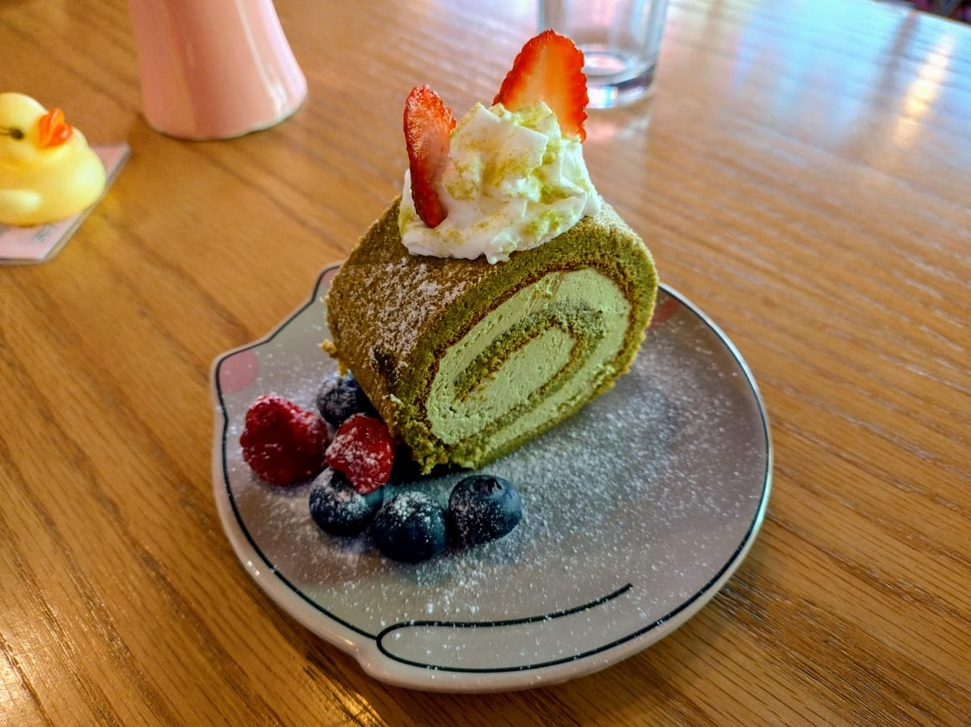
#> input picture img/image_clear.jpeg, 971 x 727 px, shrunk from 1160 x 868 before the run
$ python main.py
#> lines starting #> are read from the running program, lines starting #| are printed output that depends on the picture
import matplotlib.pyplot as plt
import numpy as np
from PIL import Image


def create_arrays(original_array):
    picture_array_red = original_array[:, :, 0]
    picture_array_green = original_array[:, :, 1]
    picture_array_blue = original_array[:, :, 2]
    return picture_array_red, picture_array_green, picture_array_blue


def calculate_frequencies(arrays):
    frequencies = [{str(i): 0 for i in range(256)} for _ in range(3)]
    for array, frequency in zip(arrays, frequencies):
        for value in array.flatten():
            frequency[str(value)] += 1
    return frequencies


def plot_color_distributions(frequencies):
    colors = ["red", "green", "blue"]
    fig, axs = plt.subplots(1, 3, figsize=(15, 5), sharey=True)
    for i, color in enumerate(colors):
        data = list(frequencies[i].keys())
        bars = list(frequencies[i].values())
        axs[i].bar(data, bars, color=color)
    plt.show()


def make_equalization(image_array):
    output_image = np.zeros_like(image_array)
    for channel in range(3):
        channel_data = image_array[:, :, channel]
        histogram = np.zeros(256, dtype=int)
        for i in range(256):
            histogram[i] = np.sum(channel_data == i)
        cdf = histogram.cumsum()
        cdf_normalized = cdf * 255 / cdf[-1]
        equalized_data = cdf_normalized[channel_data.flatten()].astype(np.uint8)
        output_image[:, :, channel] = equalized_data.reshape(channel_data.shape)
    return output_image


def apply_operation(image_array, operation, value=1.0):
    if operation == "sumar":
        modified_array = np.clip(image_array + value, 0, 255)
    elif operation == "restar":
        modified_array = np.clip(image_array - value, 0, 255)
    elif operation == "multiplicar":
        modified_array = np.clip(image_array * value, 0, 255)
    elif operation == "dividir":
        modified_array = np.clip(image_array / value, 0, 255)
    elif operation == "gamma":
        gamma_corrected = np.array(255 * (image_array / 255) ** value, dtype="uint8")
        modified_array = gamma_corrected
    elif operation == "inversa":
        modified_array = 255 - image_array
    elif operation == "ecualizacion":
        modified_array = make_equalization(image_array)
    else:
        return image_array
    return modified_array.astype(np.uint8)


def main():
    picture = Image.open("img/image_clear.jpeg")
#> picture is the input picture: PIL image 971x727 RGB; mean R, G, B 153, 119.7, 81.3
    picture_array = np.array(picture.convert("RGB"))

    print("Histograma e imagen original")
    original_arrays = create_arrays(picture_array)
#> in create_arrays, `picture_array_red = original_array[:, :, 0]`:
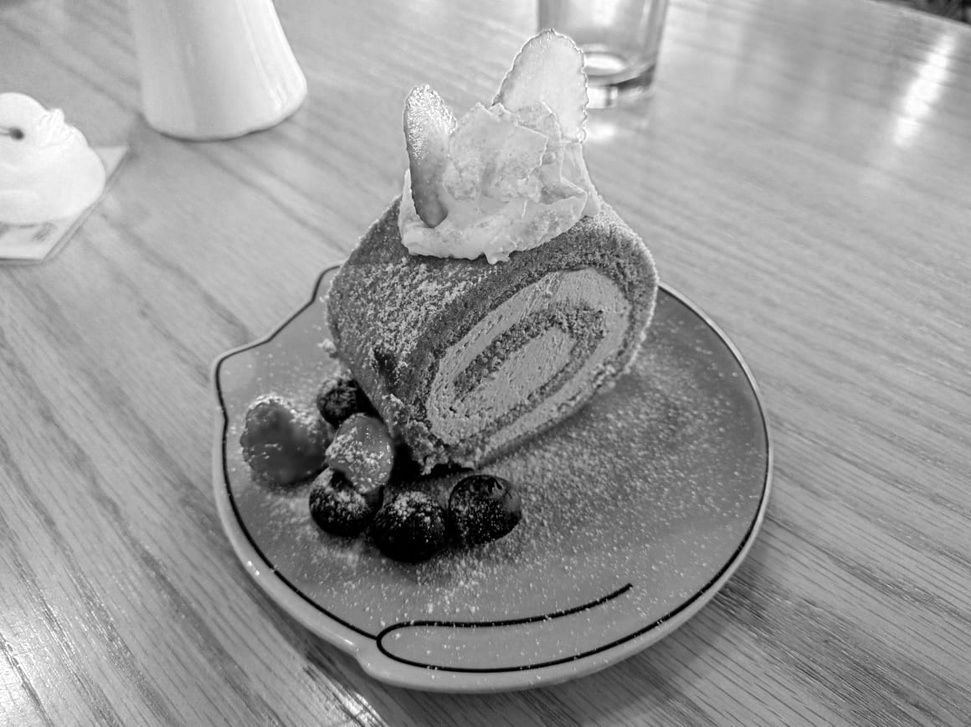
#> picture_array_red: shape (727, 971); min 0, max 255, mean 153
#> in create_arrays, `picture_array_green = original_array[:, :, 1]`:
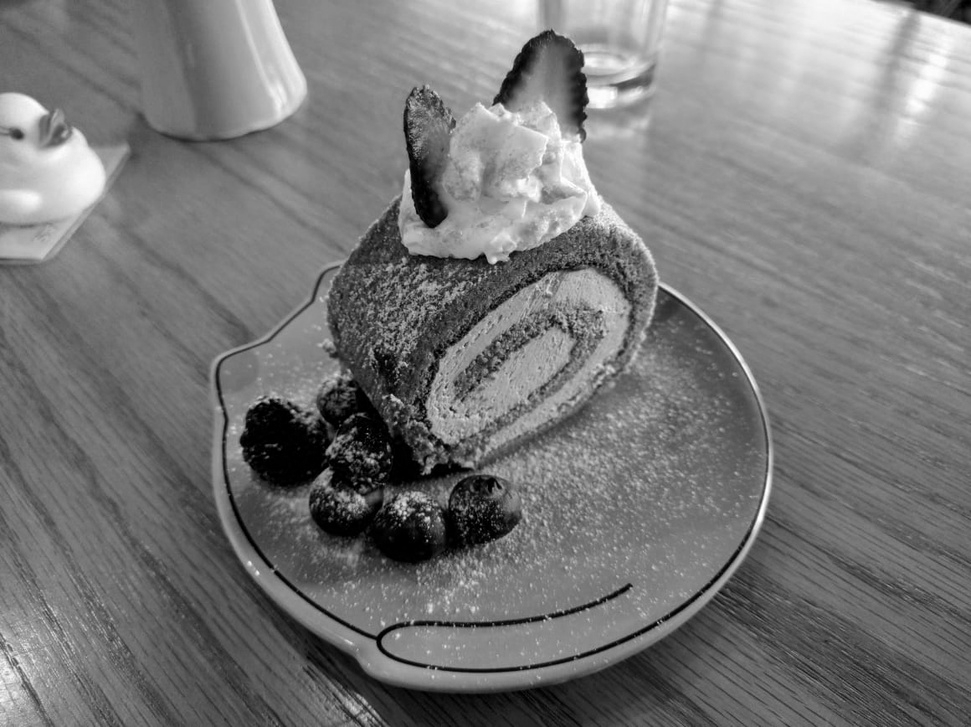
#> picture_array_green: shape (727, 971); min 0, max 255, mean 119.7
#> in create_arrays, `picture_array_blue = original_array[:, :, 2]`:
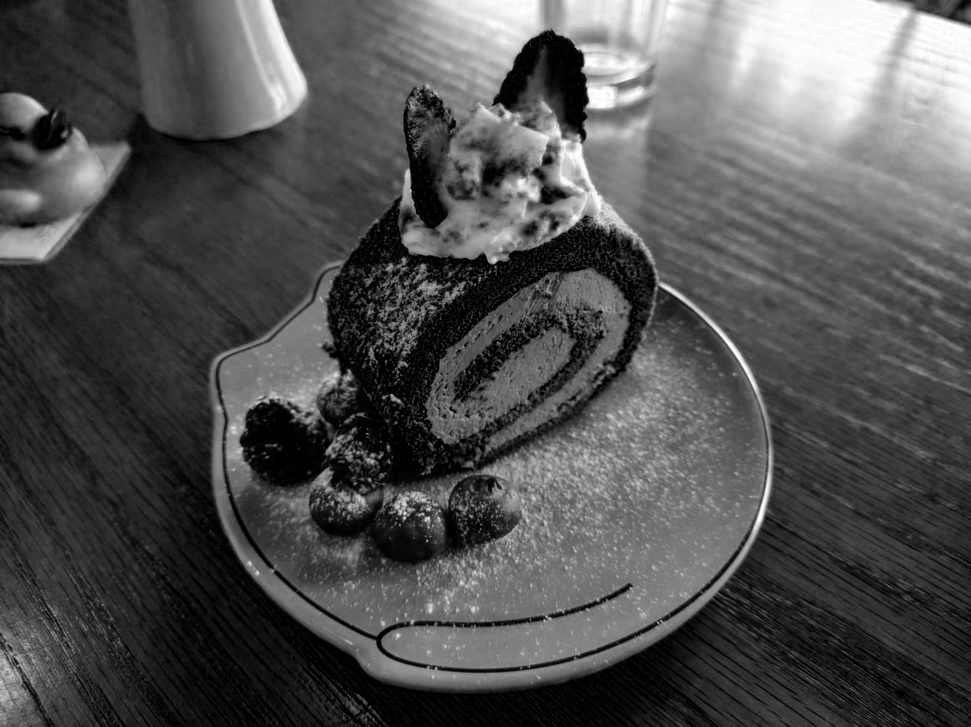
#> picture_array_blue: shape (727, 971); min 0, max 255, mean 81.3
    original_frequencies = calculate_frequencies(original_arrays)
#> the loop in calculate_frequencies, `for array, frequency in zip(arrays, frequencies):` made 3 passes
#> original_frequencies = 3 items
    plot_color_distributions(original_frequencies)
#> in plot_color_distributions, `plt.show()`:
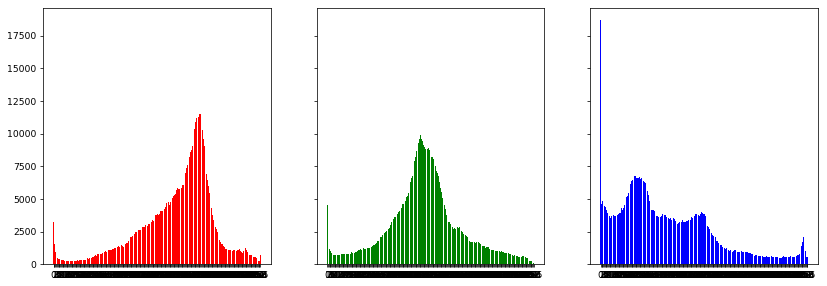
#> figure drawn by matplotlib, 3 panels; panel 1: tallest bar 11484 high, from x = 180.6 to 181.4
    plt.imshow(picture)
    plt.title("Imagen original")
    plt.show()

#> (the run stopped early here; a loop or call above may not have finished)
